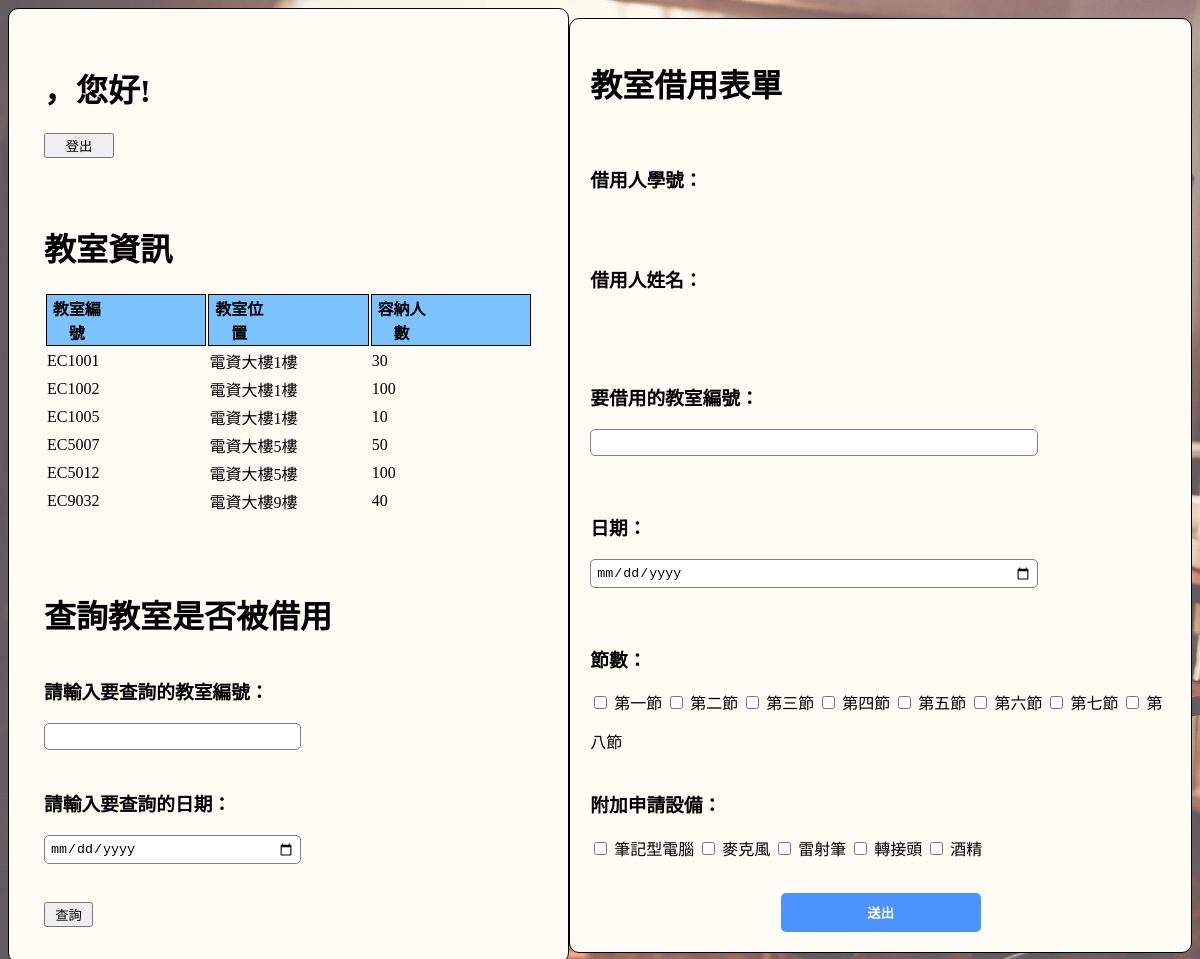
The page /student_homepage.php on the database its author committed.
### student_homepage.php (the view, shortened to what this page needs)
<!DOCTYPE html>
<html>
<head>
	<link rel="stylesheet" href="student_homepage.css">
</head>
<body>
	<div class="container">
		<div class="left">
      <div class="classroom_info">
        <?php
        echo "<h1>";
        echo "，您好!</h1>";
        echo "<form action='logout.php' method='POST' style='width: 70px; height: 70px;'>
                <button type='submit' name='logout'>登出</button><br><br>
              </form>";
        ?>
        <h1>教室資訊</h1>
        <table>
          <tr>
            <th>教室編號</th>
            <th>教室位置</th>
            <th>容納人數</th>
          </tr>
          <?php
          $connect = new mysqli("localhost", "root", "", "資料庫");
          $sql = "SELECT * FROM 教室資料表";
          $result = mysqli_query($connect, $sql);
          if(mysqli_num_rows($result)){
            while($row = mysqli_fetch_assoc($result)){
              echo "<tr>
                        <td>".$row["教室編號"]."</td>
                        <td>".$row["教室位置"]."</td>
                        <td>".$row["容納人數"]."</td>
                    </tr>";
            }
          }
          ?>
        </table>
        <br><br><br>
      </div>
      <div class="borrow">
        <form action="classroom_query.php" method="POST">
          <h1>查詢教室是否被借用</h1>
          <h3>請輸入要查詢的教室編號：</h3>
          <input type="text" name="query_id" style="width: 50%">
          <h3>請輸入要查詢的日期：</h3>
          <input type="date" name="query_date" style="width: 50%">
          <br>
          <button type="submit" name="query_button" style="width: 10%">查詢</button>
        </form>
      </div>
		</div>
		<div class="right">
			<h1>教室借用表單</h1>
			<form action="classroom_borrow.php" method="post">
        <br>
        <h3>借用人學號：</h3>
				<br><br>
        <h3>借用人姓名：</h3>
				<br><br><br>
        <h3>要借用的教室編號：</h3>
				<input type="text" name="room_no" style="width: 75%" required>
				<br>
				<h3>日期：</h3>
        <input type="date" name="date" style="width: 75%" required>
				<br>
				<h3>節數：</h3>
        <div class="period">
          <input type="checkbox" id="checkbox1" name="period1">
          <label for="checkbox1">第一節</label>
          <input type="checkbox" id="checkbox2" name="period2">
          <label for="checkbox2">第二節</label>
          <input type="checkbox" id="checkbox3" name="period3">
          <label for="checkbox3">第三節</label>
          <input type="checkbox" id="checkbox4" name="period4">
          <label for="checkbox4">第四節</label>
          <input type="checkbox" id="checkbox5" name="period5">
          <label for="checkbox5">第五節</label>
          <input type="checkbox" id="checkbox6" name="period6">
          <label for="checkbox6">第六節</label>
          <input type="checkbox" id="checkbox7" name="period7">
          <label for="checkbox7">第七節</label>
          <input type="checkbox" id="checkbox8" name="period8">
          <label for="checkbox8">第八節</label>
        </div>
				<br>
        <h3>附加申請設備：</h3>
        <div class="device">
          <input type="checkbox" id="laptop" name="device1">
          <label for="laptop">筆記型電腦</label>
          <input type="checkbox" id="mic" name="device2">
          <label for="mic">麥克風</label>
          <input type="checkbox" id="laser" name="device3">
          <label for="laser">雷射筆</label>
          <input type="checkbox" id="adapter" name="device4">
          <label for="adapter">轉接頭</label>
          <input type="checkbox" id="alcohol" name="device5">
          <label for="alcohol">酒精</label>
        </div>
				<br>
				<input type="submit" value="送出">
			</form>
		</div>
	</div>
</body>
</html>

### student_homepage.css (style rules this page uses)
body { background-image: url("./classroom.jpg"); background-color: rgba(255,255,255,0.2); background-blend-mode: lighten; background-size: cover; background-repeat: no-repeat; }
.container { display: flex; justify-content: center; align-items: center; }
.left { padding: 35px; border: 1px solid black; border-radius: 10px; background-color:rgb(255, 251, 245); }
.right { padding: 20px; border: 1px solid black; border-radius: 10px; background-color:rgb(255, 251, 245); }
form { display: flex; flex-direction: column; }
label { margin-bottom: 10px; display: inline; }
input { margin-bottom: 20px; padding: 5px; border-radius: 5px; border: 1px solid gray; }
input[type=submit] { background-color: #4b93ff; width: 200px; display: block; margin: 0 auto; color: white; font-weight: bold; padding: 10px; border-radius: 5px; border: none; cursor: pointer; }
th { padding-right: 100px; background-color: #7ac3ff; border: 1px solid black; }

### rows shown on the page
教室資料表: 教室編號 "EC1001", 教室位置 "電資大樓1樓", 容納人數 "30"
教室資料表: 教室編號 "EC1002", 教室位置 "電資大樓1樓", 容納人數 "100"
教室資料表: 教室編號 "EC1005", 教室位置 "電資大樓1樓", 容納人數 "10"
教室資料表: 教室編號 "EC5007", 教室位置 "電資大樓5樓", 容納人數 "50"
教室資料表: 教室編號 "EC5012", 教室位置 "電資大樓5樓", 容納人數 "100"
教室資料表: 教室編號 "EC9032", 教室位置 "電資大樓9樓", 容納人數 "40"
